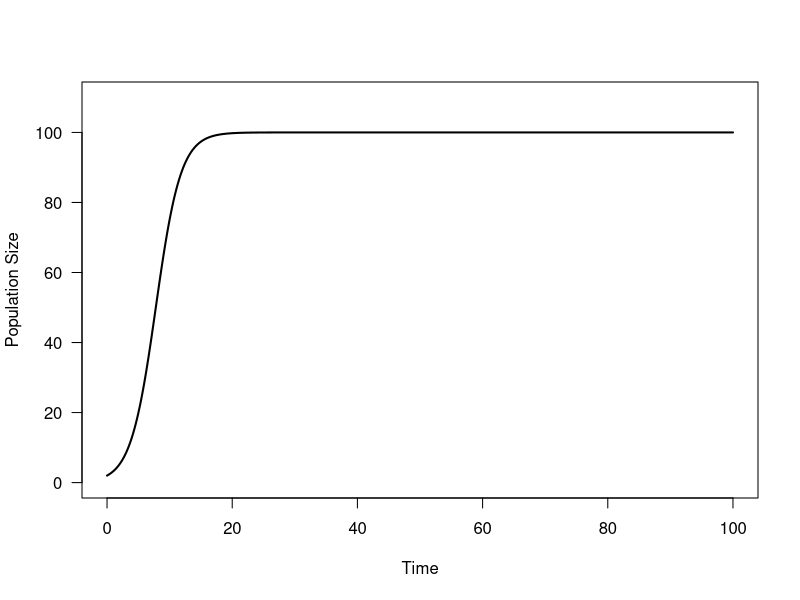
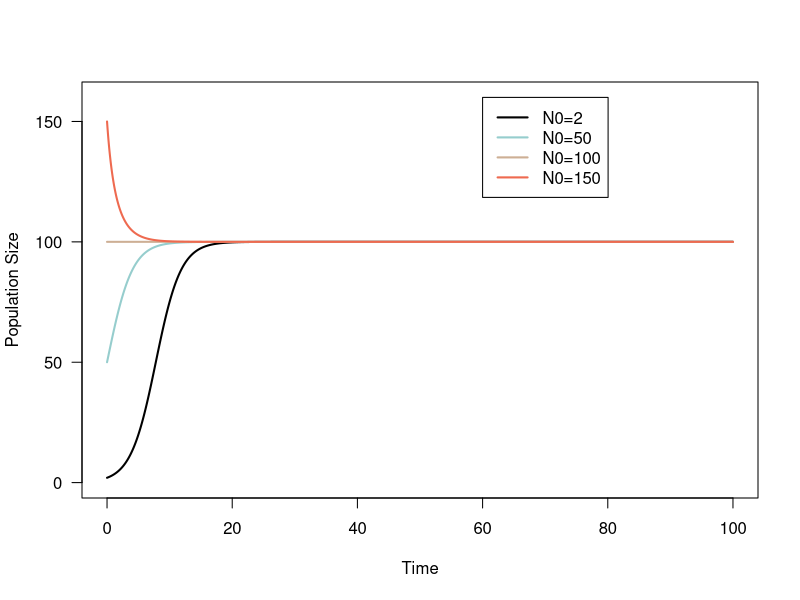
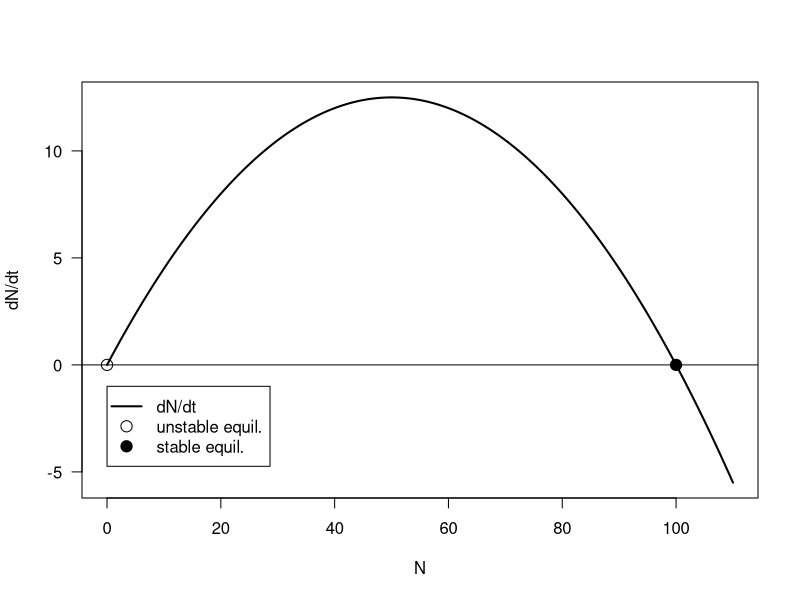
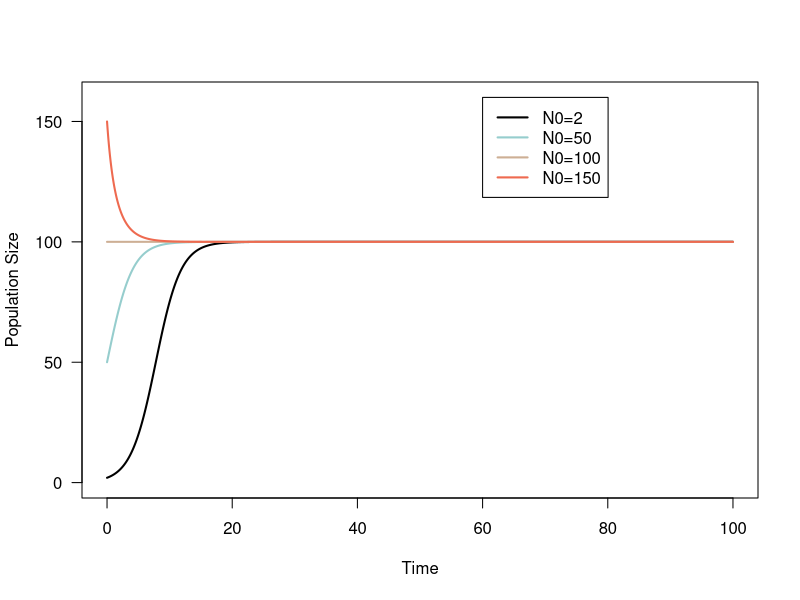
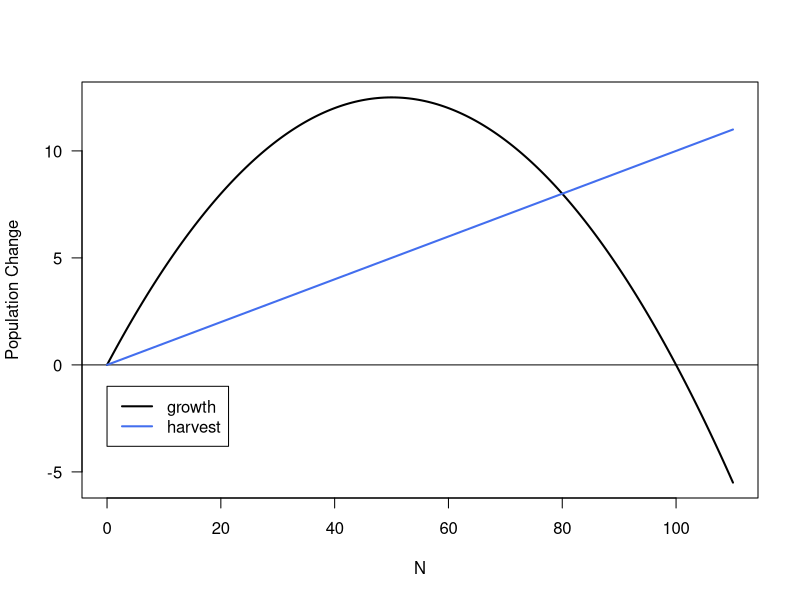
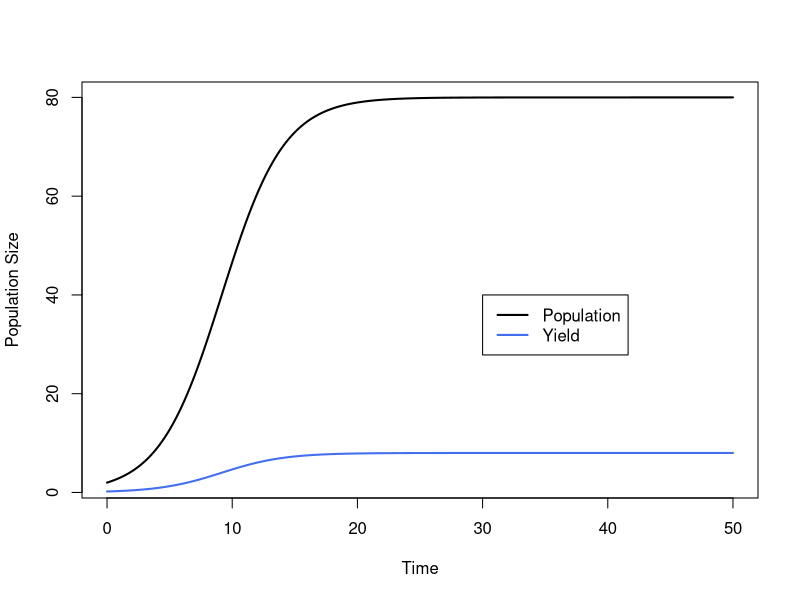
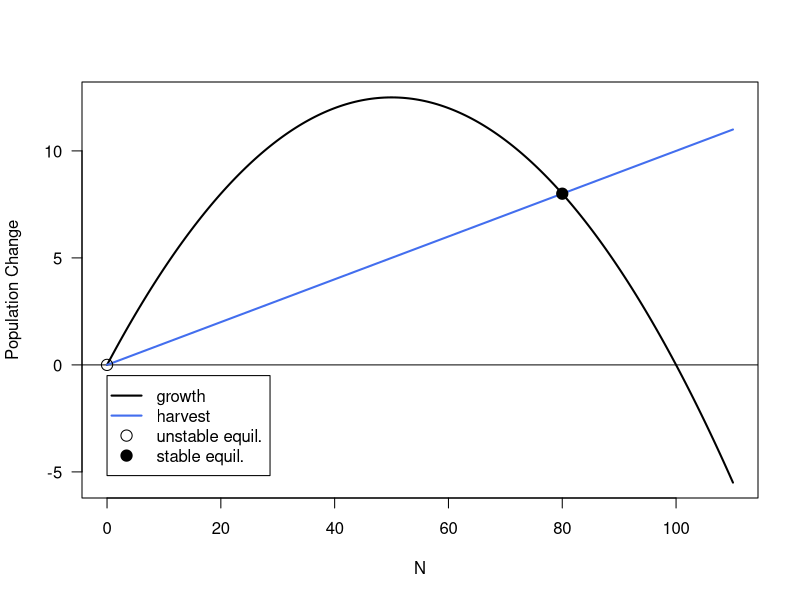
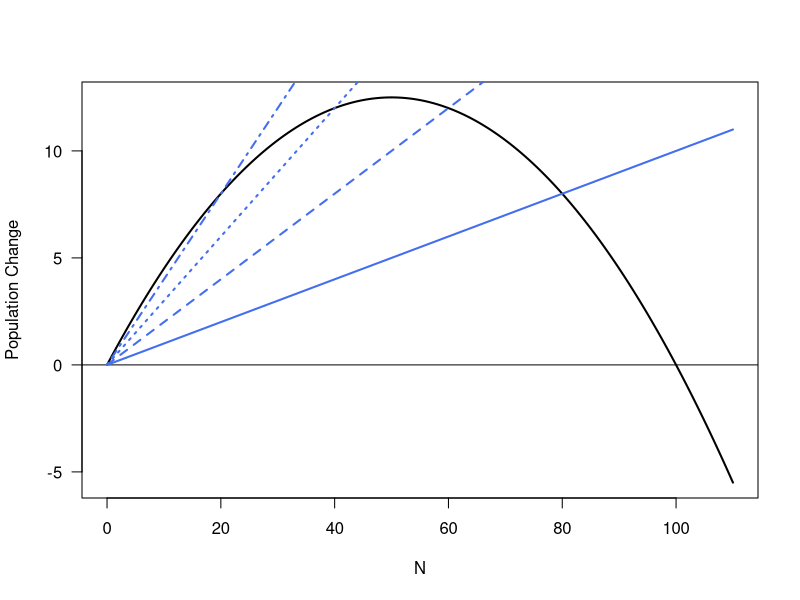

These charts were generated, in order, by the following R code:
## ---- chunk 1
##### Notes/Talking Points ####################################################
# Keep the code in this chunk, so the students can use it as a template throughout the lab. 
# Review how we can simulate logistic growth with the for() loop. Ask students to write out what each line means from the initial conditions to the for() loop for review. 
# Write out the for() loop on the board and calculate the first few values together as a class to review what the for loop is actually doing. 

# HVM: I changed the timeseries to run from 0 to 100 (previously 0-50). This should help prevent the issue we were having before in the "alternative states" part of the lab where the solutions weren't quite getting to equilibrium.
##### Notes/Talking Points ####################################################

# Imagine a population that grows logistically. We'll assign parameters:

r <- 0.5 # Growth rate
K <- 100 # Carrying capacity

# Let's simulate that population's growth, recalling that dN/dt = r*N*(1-N/K)  
N0 <- 2 # initial population size
tset <- seq(from = 0, to = 100, length.out = 20000) # # vector of timepoints to simulate over
N.simu <- NaN * tset # holding vector for the output of the for() loop
N.simu[1] <- N0 # initial condition for population size

for(i in 2:length(tset)){
  dt <- tset[i]-tset[i-1]
  dNdt <- (r*N.simu[i-1]*(1-N.simu[i-1]/K))*dt
  N.simu[i] <- N.simu[i-1]+dNdt
}

plot(tset,N.simu,type='l',ylim=c(0,1.1*K),las=1,lwd=2,ylab='Population Size',xlab='Time') # Recall: The 'las' argument specifies the angle of the axis labels. The 'lwd' command specifies line width.
## ---- chunk 2
##### Notes/Talking Points ####################################################
# Keep code within this chunk. 
# Before coding, ask them what they would expect logistic models to look like at N0 = 50, 100, 150 from what we know about the carrying capacity of the population. Draw this on the board with their input. 
# Explain and run through the code together. 
# Review why these shapes make sense from what we know about carrying capacity. 
# Ask how they would change the code if they wanted to explore how varying r and K would affect their results.
# Review graphical parameters. 
##### Notes/Talking Points ####################################################

# How do our results change if we change the initial population size? Run additional simulations with N0 = 50, 100, 150, and overlay them on your timeseries plot. (Tip: Remember to save your simulations as different storage variables!)

N0.50 <- 50
N.simu.50 <- NaN*tset
N.simu.50[1] <- N0.50

N0.100 <- 100
N.simu.100 <- NaN*tset
N.simu.100[1] <- N0.100

N0.150 <- 150
N.simu.150 <- NaN*tset
N.simu.150[1] <- N0.150

# Tip: You can run these calculations simultaneously within your for loop, but be very careful to keep track of which variable is which!

for(i in 2:length(tset)){
  dt <- tset[i]-tset[i-1]
  dNdt.50 <- (r*N.simu.50[i-1]*(1-N.simu.50[i-1]/K))*dt
  N.simu.50[i] <- N.simu.50[i-1]+dNdt.50
  
  dNdt.100 <- (r*N.simu.100[i-1]*(1-N.simu.100[i-1]/K))*dt
  N.simu.100[i] <- N.simu.100[i-1]+dNdt.100
  
  dNdt.150 <- (r*N.simu.150[i-1]*(1-N.simu.150[i-1]/K))*dt
  N.simu.150[i] <- N.simu.150[i-1]+dNdt.150
}


# To overlay these on our original plot, we can use sequential 'line' commands. As in the last lab, the 'col' argument chooses a colour for each line.
# For a list of some colour selections available in R, consult the list: http://www.stat.columbia.edu/~tzheng/files/Rcolor.pdf
# The 'rgb()' function is also capable of specifying colours from three RGB arguments (and can also take a fourth input parameter specifying transparency), when you want to get really fancy.
# NB: When running this in R Markdown, unfortunately the chunk has to be run all at once (using the 'play' button, or by highlighting and executing simultaneously). Otherwise, the program "forgets" which plot it's on and gives an error when you try to add a line.

plot(tset,N.simu,type='l',ylim=c(0,1.6*K),las=1,lwd=2,ylab='Population Size',xlab='Time') # Make base plot. Note that we're going to increase the limits of the y-axis to allow us to see the other initial conditions.
lines(tset,N.simu.50,col='paleturquoise3',lwd=2)
lines(tset,N.simu.100,col='peachpuff3',lwd=2)
lines(tset,N.simu.150,col='coral2',lwd=2)

# It's getting hard to keep track of these lines! Let's add a legend
legend(x = max(tset)*.6, y = 1.6*K, legend = c('N0=2','N0=50','N0=100','N0=150'),lwd=2,col=c('black','paleturquoise3','peachpuff3','coral2'),horiz=FALSE)
# Some info on how we've set this up: 
#   x and y specify the coordinates of the upper left coordinate of the legend box
#   legend = c(...) contains the text that will go into the legend. There should be the same number of elements as there are lines on the plot.
#   lwd specifies line width
#   col = c(...) contains the colours to be used for each line, in the same order as the legend labels. There should be the same number of elements as there are lines on the plot (and names for the legend)
#   horiz is a logical (true/false) that specifies whether the legend will be orientated as a column of entries ('FALSE') or as a row ('TRUE')
## ---- chunk 3
##### Notes/Talking Points ####################################################
# Keep code in this chunk
# Transition to plotting dN/dt as a function of N (as opposed to N as a function of t) to understand how the rate change of a population depends on current population size.  
# To lead into code - Ask: If we want to know how dndt varies with N, what do we need to create a sequence of to iterate over? Why should we go past K? 
# Talk about why we don't need to use a for() loop (bc Nset is vectorized) and explain how the equation is working over the contents of the vector and loading the output into dNdt.log. 
# Review the resulting dndt vs. N graph and ask students which equilibrium is unstable vs. stable (and why). 
# Explain why the dndt vs N plot makes sense. For example, for a popn of 100 at K, what is dndt? Does this make sense with what we know about dndt when it reaches K? 
# Compare the dndt vs N plot with the N vs t plot when N < K and N > K (e.g., the N0 = 50 vs. N0 = 150 examples). How is population size changing over time? Does the timeseries agree with our dndt vs N plot? 
# Coding fun -- Show them differences in computation times between the vectorized and the for() loop option at the end of this chunk.  
##### Notes/Talking Points ####################################################

# We can also plot dN/dt as a function of N, akin to the plots you've been seeing in lecture that examine how a population's growth depends on its current size.

# First, let's generate a range of Ns for which we'd like to know the change in population size. A reasonable range would be from 0 to K, but let's go a bit past K so that we can see where dN/dt becomes negative
Nset <- seq(0,K*1.1,length.out = 200)

# We could calculate dN/dt using a for loop, but it's more efficient to use a vector operation (the reason that this works is that each entry of our dN/dt storage variable depends only on N, not on an adjacent value of dN/dt. We need to use a for loop for our temporal simulations because each value depends on the previous (t-1) value of the population size.)
dNdt.log <- r*Nset*(1-Nset/K)

# Let's check to make sure this plot makes sense
# Plot dN/dt vs N
plot(x = Nset, y = dNdt.log, type = 'l', las= 1, lwd=2, ylab='dN/dt',xlab='N')
abline(h=0,lwd=1) # let's add a line along the x-axis so that we can see sign changes in dN/dt more clearly
# We can also mark the equilibria (where dN/dt = 0) by adding points to this graph. We'll use filled points to indicate stable equilibria, and open points to indicate unstable ones
points(x = 0, y = 0, pch = 21, cex = 1.5) # 'pch' specifies the point shape; cex is a multiplier that specifies the point size
points (x = K, y = 0, pch = 21, cex = 1.5, bg = 'black') # 'bg' specifies the fill colour of the point
legend(x = 0, y = -1, legend = c('dN/dt','unstable equil.','stable equil.'),lwd=c(2,NaN,NaN),pch=c(NaN,21,21),pt.cex=1.5,pt.bg=c('white','white','black'))

# Plot Timeseries
plot(tset,N.simu,type='l',ylim=c(0,1.6*K),las=1,lwd=2,ylab='Population Size',xlab='Time'); lines(tset,N.simu.50,col='paleturquoise3',lwd=2); lines(tset,N.simu.100,col='peachpuff3',lwd=2); lines(tset,N.simu.150,col='coral2',lwd=2); legend(x = max(tset)*.6, y = 1.6*K, legend = c('N0=2','N0=50','N0=100','N0=150'),lwd=2,col=c('black','paleturquoise3','peachpuff3','coral2'),horiz=FALSE)
## ---- chunk 4
##### Notes/Talking Points ####################################################
# Keep code in this chunk
# Review the logistic model with our bioeconomic amendment for harvesting. 
# Review how we plot dndt vs N and Yield (q*E*N) - Ask: what equilibria are there? 
# Calculate equilibrium between 0 and K with algebraic solving of N* on the board by setting dn/dt to 0. Run through the algebra on the board after giving the students a moment to try it on paper. 
# Simulation: Explain that we are simulating our bioeconomic logistic growth function over a range of timesteps to see where dndt = 0 on a N vs t graph, given that Effort = 1 and q = 0.1. Have them write out the for loop in words behind each line. Talk them through each step of the for() loop on the board. 
# Walk through how we can plot Yield as a function of time by using the Y = qEN equation. Note that N.simu.E1 is vectorized (as is tset). 
# Compare algebraic solution to simulation solution. 
# Walk through calc for equilibrium yield, given our solution for N*.
# Ask them about the stability of the two equilibria and explain why they are unstable or stable. If qEN > rN(1-N/K) then dndt is negative, whereas if qEN < rN(1-N/K) then dndt is positive. Draw graph on the board. 
##### Notes/Talking Points ####################################################


# Part Two: Modeling harvest of a logistically growing population

# Let's employ the coding tools that we've learned (simulating and differentiating between population dynamics; finding and labeling equilibria) to consider what would happen if we harvested this population.

# Our model is:

# dN/dt = r*N*(1-N/K) - q*E*N

# where q is the catchability coefficient and E is the fishing effort 

# We'll use the same values of r = 0.5 and K = 100 as before, and set
q <- 0.1

# First, plot the rate of population change as a function of population size (note that we must be careful of our y-axis labels now because dN/dt has two components: the biology of logistic growth, and the economics of harvest)
# Let's first plot the biology in black and the economics in blue
plot(x = Nset, y = dNdt.log, type = 'l', las= 1, lwd=2, ylab='Population Change',xlab='N'); abline(h=0,lwd=1); 

# For now, let's set effort at 1
E <- 1
lines(x = Nset, y = q*E*Nset, col= 'royalblue2',lwd=2)
legend(x = 0, y = -1, legend = c('growth','harvest'),lwd=c(2,2),col=c('black','royalblue2'))


# We'd now like to find the equilibria (the intersections of the black and blue lines). One (unstable) is at N = 0. The other is somewhere between 0 and K.

# There are two ways to find this equilibrium:
# First way -- algebraically, by solving dN/dt = 0
Nstar <- K*(1-q*E/r)  # Check this with pen (or pencil) and paper!

# Second way -- by simulation, using a for loop to see where the population arrives at
tset <- seq(from = 0, to = 50, length.out = 10000)
N.simu.E1 <- NaN*tset
N.simu.E1[1] <- N0;

for(i in 2:length(tset)){
  dt <- tset[i]-tset[i-1]
  dNdt.E1 <- (r*N.simu.E1[i-1]*(1-N.simu.E1[i-1]/K)-q*E*N.simu.E1[i-1])*dt
  N.simu.E1[i] <- N.simu.E1[i-1]+dNdt.E1
}

plot(x = tset, y = N.simu.E1, type = 'l', lwd = 2, ylab = 'Population Size', xlab = 'Time')

# Curious about what yield has been over this time? You can calculate it by recalling that Y = q*E*N
lines( x = tset, y = N.simu.E1*E*q, type = 'l', lwd=2, col='royalblue2')
legend(x = max(tset)*.6, y = max(N.simu.E1)*.5, legend = c('Population','Yield'),lwd=c(2,2),col=c('black','royalblue2'))


# Let's compare
Nstar # our algebraic solution
N.simu.E1[length(tset)] # the end population size of our simulation


# Now that we have confidence in our equilibrium population size, we can calculate the equilibrium yield
Ystar <- q*Nstar*E  # Recall: Y = q*E*N
Ystar

# As a final check, we can add this point to our plot and make sure it falls on the intersection of the blue and black lines
plot(x = Nset, y = dNdt.log, type = 'l', las= 1, lwd=2, ylab='Population Change',xlab='N'); abline(h=0,lwd=1)
lines(x = Nset, y = q*E*Nset, col= 'royalblue2',lwd=2)
points(x = 0, y = 0, pch = 21, cex = 1.5)
points(y = Ystar, x= Nstar, pch = 21, cex = 1.5, bg = 'black')
legend(x = 0, y = -0.5, legend = c('growth','harvest','unstable equil.','stable equil.'),lwd=c(2,2,NaN,NaN),pch=c(NaN,NaN,21,21),pt.cex=1.5,pt.bg=c('white','white','white','black'),col=c('black','royalblue2','black','black'))
## ---- chunk 5
##### Notes/Talking Points ####################################################
# Some code has been removed w/ instructions added. 
# How can we examine how effort changes yield? Ask them what their intuition is before we start coding. How does increasing E change the q*E*N? How does that change N* relative to K? How does that change yield at equilibrium? Draw this on the board. 
# Have them use variable assignment to set various Effort levels and overlay them on our dndt vs N plot.
# Discussion about the effect increasing E on N* and yield at equilibrium and what happens when E < 1. 
# Have them take a crack at setting a range of effort values (Eset). Review through the calc of E = r/q given that you are at equilibrium (set dndt = 0) and N = 0. 
# Have them calculate equilibrium population size and yield at equilibrium and save their answers with variable assignment. 
##### Notes/Talking Points ####################################################


# Part Three: Examining how effort changes yield

# We now know that for a fishing effort E = 1, we are catching 8 fish (yield) at equilibrium. But could we do better?
# Let's alter E and see how it affects yield
# Set Effort to 2 and name this value E.2 with variable assignment 
E.2 <- 2 # **REMOVE**

# Plot yield (q*E*N)
plot(x = Nset, y = dNdt.log, type = 'l', las= 1, lwd=2, ylab='Population Change',xlab='N'); abline(h=0,lwd=1)
lines(x = Nset, y = q*E*Nset, col= 'royalblue2',lwd=2)
lines(x = Nset, y = q*E.2*Nset, col= 'royalblue2',lwd=2,lty=2) #lty changes the line type. 2 = dashed  # **REMOVE**

# Set Effort to 3 and name this value E.3 with variable assignment 
E.3 <- 3
lines(x = Nset, y = q*E.3*Nset, col= 'royalblue2',lwd=2,lty=3) 
# Set Effort to 4 and name this value E.4 with variable assignment 
E.4 <- 4
lines(x = Nset, y = q*E.4*Nset, col= 'royalblue2',lwd=2,lty=4) 

# What have you observed about increasing E? What would happen if you decreased E below 1?


# Create a graph of yield (on the y-axis) as a function of effort (on the x-axis).
#  First, choose a range of E values. A natural choice for lower bound is 0, but what about the upper bound? You can use your explorations above for inspiration. Also think about what we learned in class about E = r/q...
Eset <- seq(0,10,length.out = 200)

# Then, find the associated equilibrium population sizes
Nstar.set <- K*(1-q*Eset/r)

# Next, calculate the corresponding yields
Yield.set <- q*Eset*Nstar.set

# Finally, plot the results
plot(x = Eset, y = Yield.set, lwd=2, type='l',ylab='Yield',xlab='Effort')
abline(h=0)
## ---- chunk 6
##### Notes/Talking Points ####################################################
# Some code removed w/ instructions added. 
# Have them take a moment to prove N_MSY = K/2, E_MSY = r/(2*q), and Y_MSY = r*K/4 on paper. 
# Run through the derivation for these on the board. 
# Talk about what the for loop is doing -- When Yield (Yield.set) is at its maximum, set that value of Effort as our estimate of E_MSY. Refer back to the Yield vs. Effort graph for to show this. Then, we can estimate N_MSY given our algebraic solution for N* when dndt = rN(1-N/K) - qEN is at equilibrium (i.e., when dndt = 0). Our estimate of Y_MSY is simply the max of our yields across our range of Effort values. 
# Compare our exact solutions to our estimated. Ask them what changing the length of the Eset vector does and ask them to do change it. Why do smaller E intervals get you closer to the exact solution? 
##### Notes/Talking Points ####################################################

# Part Four: Calculating MSY
# As managers of this population, we might like to achieve maximum sustainable yield. We can see from our previous graph that there is a maximum, and we can estimate from this graph the effort level where it might fall. But let's be a bit more precise.
# There are three ways we could calculate MSY: (1) use the calculus/algebra approach we learned in lecture, (2) estimate it from our graph, or (3) guess and check. The third option would be quite time-consuming (even if we wrote an algorithm to do it for us), so we'll focus on the first two options.

#  Option 1: Calculus-based approach. On pen and paper, prove that N_MSY = K/2, E_MSY = r/(2*q), and Y_MSY = r*K/4. Calculate their exact values for our set of parameters below
N_MSY <- K/2
E_MSY <- r/q/2
Y_MSY <- r*K/4


#  Option 2: Estimate it from your graph of yield vs. effort
#    First, find the effort value that produced the maximum yield
for(i in 1:length(Eset)){
  if(Yield.set[i]==max(Yield.set)){
    E_MSY_est <- Eset[i]
  }
}
N_MSY_est <-  K*(1-q*E_MSY_est/r)
Y_MSY_est <- max(Yield.set)

#  Compare:
N_MSY
N_MSY_est

E_MSY
E_MSY_est

Y_MSY
Y_MSY_est


# How close were your two results? How might changing the length of the Eset vector alter the accuracy of your numerical (R-based) estimation?
## ---- chunk 7
##### Notes/Talking Points ####################################################
# A couple lines of code removed - Y_MSY.over and E_MSY.over variables
# why doesn't a logistic always work? Review overcompensation -  what does this graph look like relative to a 'usual' logistic? ask them what it looks like before we start coding. whas the biology?
# Run through the code for overcompensating recruitment relative to our logistic function. 
# Ask them how overcompensating recruitment would look on a N vs. t graph relative to a usual logistic. Run through the code.
# Discuss Q: equilibria do not differ bc K is = for both popns, but time to equilibria does, bc a higher per capita fecundity at small popn sizes accelerates the rate at which you reach K. 
# Run through for loop for determining max yield from dNdt.over, and thus being able to determine N_MSY.over from that maximum (refer to the graph). Then run through calc to calculate E_MSY.over. 
# Let them take a crack at the simulation to estimate equilibrium. Explain how they can make a simulation to estimate equilibrium. Discuss whether or not equilibrium is stable. Explain why: dndt is + or - dependening on qEN relative to rN(1-N/K) and show this on the graph. 
# Simulation answer
#tset <- seq(from = 0, to = 50, length.out = 10000)
#N.simu.over <- NaN*tset
#N.simu.over[1] <- N0;

#for(i in 2:length(tset)){
  #dt <- tset[i]-tset[i-1]
  #dNdt.over <- (r*N.simu.over[i-1]*(1-N.simu.over[i-1]/K)*(2-N.simu.over[i-1]/K)-q*E_MSY.over*N.simu.over[i-1])*dt
  #N.simu.over[i] <- N.simu.over[i-1]+dNdt.over
#}

#compare
#N.simu.over[length(tset)]
#N_MSY.over

#plot(x = tset, y = N.simu.over, type = 'l', lwd = 2, ylab = 'Population Size', xlab = 'Time')
##### Notes/Talking Points ####################################################

# Part Five: Harvesting a stock with overcompensating recruitment
# Not all populations follow the logistic equation (for a number of reasons). 
# One commonly reported difference for fisheries is that populations may "overcompensate." What this means is that when the population is small, it may grow faster than you would expect based on strict logistic growth. Biologically, this could result from a population with a high per-capita fecundity, such that very few adults could produce a very large number of offspring in the next timestep.
# A convenient way to mimic this phenomenon with a mathematical model is to use the formulation:

# dN/dt = r*N*(1-N/K)*(2-N/K)

# The additional multiplier term has the effect of increasing the growth rate when the population is small (N << K).

# This is easiest to see visually:
dNdt.over <- r*Nset*(1-Nset/K)*(2-Nset/K)
plot(x = Nset, y = dNdt.over, type = 'l',lwd= 2, las = 1, ylab='dN/dt', xlab = 'N')
abline(h=0)

#Let's also plot our logistic function for comparison
lines(x = Nset, y = dNdt.log, lwd=2,lty=3)


# We can also compare how two populations, which start at the same population size, would grow differently over time depending on which function applied to them
tset <- seq(from = 0, to = 100, length.out = 20000)
N.over <- NaN*tset
N.over[1] <- N0;

for(i in 2:length(tset)){
  dt <- tset[i]-tset[i-1]
  dNdt <- (r*N.over[i-1]*(1-N.over[i-1]/K)*(2-N.over[i-1]/K))*dt
  N.over[i] <- N.over[i-1]+dNdt
}

plot(x = tset, y = N.over, las=1,lwd=2,type='l',ylab='Population Size',xlab='Time')
lines(x = tset, y = N.simu, lwd=2, lty=3)
legend(x = max(tset)*.6,y=K*.5, legend = c('Overcomp.','Logistic'),lwd=2,lty=c(1,3))

# Do the equilibria differ? What about the time to get to the equilibrium value? Why do you think this is the case?


# What are N_MSY, E_MSY, and Y_MSY for this overcompensating population?

# First, determine the maximum yield, and the population size at which it occurs.
Y_MSY.over <- max(dNdt.over)
for(i in 1:length(Nset)){
  if(dNdt.over[i]==Y_MSY.over){
    N_MSY.over <- Nset[i]
  }
}

# We can now calculate effort (recall that Y = qEN)
E_MSY.over <- Y_MSY.over/q/N_MSY.over

E_MSY.over
Y_MSY.over
N_MSY.over

#  Check your results: make a graph of population change due to biology (black line) and economics (blue line)
plot(x = Nset, y = dNdt.over, type = 'l',lwd= 2, las = 1, ylab='Change in Population', xlab = 'N')
abline(h=0)
lines(x = Nset, y = q*E_MSY.over*Nset,lwd=2,col='royalblue2')
points(x = 0, y = 0, pch = 21, cex = 1.5)
points(x = N_MSY.over, y = Y_MSY.over, pch = 21, bg= 'black', cex = 1.5)
legend(x = K*.6, y =Y_MSY.over, legend = c('growth','harvest','unstable equil.','stable equil.'),lwd=c(2,2,NaN,NaN),pch=c(NaN,NaN,21,21),pt.cex=1.5,pt.bg=c('white','white','white','black'),col=c('black','royalblue2','black','black'))


# Use a simulation to make sure that your equilibrium point is accurate. Is it stable?
tset <- seq(from = 0, to = 100, length.out = 20000) 
N.simu.over <- NaN*tset
N.simu.over[1] <- N0

for(i in 2:length(tset)){
  dt <- tset[i]-tset[i-1]
  dNdt.over <- (r*N.simu.over[i-1]*(1-N.simu.over[i-1]/K)*(2-N.simu.over[i-1]/K)-q*E_MSY.over*N.simu.over[i-1])*dt
  N.simu.over[i] <- N.simu.over[i-1]+dNdt.over
}

plot(x = tset, y = N.simu.over, type = 'l', lwd = 2, ylab = 'Population Size', xlab = 'Time')

#compare
N.simu.over[length(tset)]
N_MSY.over
## ---- chunk 8
##### Notes/Talking Points ####################################################
# Ask students what depensation is relative to the logistic - what does it look like? 
# Walk through logistic equation with Allee parameter
# Run code to plot logisitic vs depensating popns
# simulation answer -- 
#tset <- seq(from = 0, to = 100, length.out = 20000)
#N.simu.dep <- NaN*tset
#N0 = 2
#N0 = K
#N.simu.dep[1] <- N0;

#for(i in 2:length(tset)){
  #dt <- tset[i]-tset[i-1]
  #dNdt.depen <- (r*N.simu.dep[i-1]*(1-N.simu.dep[i-1]/K)*(N.simu.dep[i-1]/A)-q*E_MSY.dep*N.simu.dep[i-1])*dt
  #N.simu.dep[i] <- N.simu.dep[i-1]+dNdt.depen
#}

#compare
#N.simu.dep[length(tset)]
#N_MSY.dep

#plot(x = tset, y = N.simu.dep, type = 'l', lwd = 2, ylab = 'Population Size', xlab = 'Time')
# Have students estimate the tipping point (unstable equilibrium)
# Discuss the last simulation that shows initial conditions will dictate whether your population grows to N* or crashes. 
##### Notes/Talking Points ####################################################

# Part Six: Harvesting a stock with depensating recruitment ('Allee Effects')
# In some populations, we observe something called 'depensation,' which is the opposite of overcompensation. In such stocks, at low population sizes the population growth rate is slowed. 
# Such phenomena were first described by Warder Allee; hence they are sometimes called 'Allee Effects.'
# Allee effects may be strong or weak: If an Allee effect is strong, then a population has a threshold size below which it will go extinct. (A good example of this would be for sexual reproducers: unless there are individuals of both sexes, the population will die out.)
# Weak Allee effects occur when growth rates are still positive, but they are lower than would be expected in a logistically growing population.

# We can represent this mathematically by modifying the logistic equation:

# dN/dt = r*N*(1- N/K) * (N/A)

# The third term reduces the growth rate whenever N < A, but increases growth rate when N >A.
# A is the 'Allee' parameter, the threshold population size at which the population's growth rate starts to be reduced because the population is too small

# Let's set A = K/2.

A <- K/2 

# As above, it's useful to plot dN/dt and compare between logistic and depensating populations


dNdt.dep <- r*Nset*(1-Nset/K)*(Nset/A)
plot(x = Nset, y = dNdt.dep, type = 'l',lwd= 2, las = 1, ylab='dN/dt', xlab = 'N')
abline(h=0)

#Let's also plot our logistic function for comparison
lines(x = Nset, y = dNdt.log, lwd=2,lty=3)
legend(x = 0,y=-1, legend = c('Depensating','Logistic'),lwd=2,lty=c(1,3))


# We can also compare how two populations, which start at the same population size, would grow differently over time depending on which function applied to them

N.dep <- NaN*tset
N.dep[1] <- N0;

for(i in 2:length(tset)){
  dt <- tset[i]-tset[i-1]
  dNdt <- (r*N.over[i-1]*(1-N.dep[i-1]/K)*(N.dep[i-1]/A))*dt
  N.dep[i] <- N.dep[i-1]+dNdt
}

plot(x = tset, y = N.dep, las=1,lwd=2,type='l',ylab='Population Size',xlab='Time')
lines(x = tset, y = N.simu, lwd=2, lty=3)
legend(x = max(tset)*.6,y=K*.5, legend = c('Depensating','Logistic'),lwd=2,lty=c(1,3))

# Do the equilibria differ? What about the time to get to the equilibrium value? Why do you think this is the case?


# What are N_MSY, E_MSY, and Y_MSY for this depensating population?

# First, determine the maximum yield, and the population size at which it occurs. 
Y_MSY.dep <- max(dNdt.dep)
for(i in 1:length(Nset)){
  if(dNdt.dep[i]==Y_MSY.dep){
    N_MSY.dep <- Nset[i]
  }
}

# We can now calculate effort (recall that Y = qEN)
E_MSY.dep <- Y_MSY.dep/q/N_MSY.dep



#  Check your results: make a graph of population change due to biology (black line) and economics (blue line)
plot(x = Nset, y = dNdt.dep, type = 'l',lwd= 2, las = 1, ylab='Change in Population', xlab = 'N')
abline(h=0)
lines(x = Nset, y = q*E_MSY.dep*Nset,lwd=2,col='royalblue2')
points(x = 0, y = 0, pch = 21, cex = 1.5, bg = 'black')
points(x = N_MSY.dep, y = Y_MSY.dep, pch = 21, bg= 'black', cex = 1.5)
legend(x = 0, y =-1, legend = c('growth','harvest','unstable equil.','stable equil.'),lwd=c(2,2,NaN,NaN),pch=c(NaN,NaN,21,21),pt.cex=1.5,pt.bg=c('white','white','white','black'),col=c('black','royalblue2','black','black'))

# You'll notice we don't have our unstable equilibrium labeled. How can we calculate the solution for the unstable equilibrium?

N_star_unstable <- ((-r/A) + (sqrt((r^2/A^2) - ((4*r*q*E_MSY.dep)/(K*A)))) ) / ((-2*r) / (K*A))

Y.unstable.dep <- q * E_MSY.dep * N_star_unstable

plot(x = Nset, y = dNdt.dep, type = 'l',lwd= 2, las = 1, ylab='Change in Population', xlab = 'N')
abline(h=0)
lines(x = Nset, y = q*E_MSY.dep*Nset,lwd=2,col='royalblue2')
points(x = 0, y = 0, pch = 21, cex = 1.5, bg = 'black')
points(x = N_MSY.dep, y = Y_MSY.dep, pch = 21, bg= 'black', cex = 1.5)
points(x = N_star_unstable, y = Y.unstable.dep, pch = 21, bg= 'white', cex = 1.5)
legend(x = 0, y =-1, legend = c('growth','harvest','unstable equil.','stable equil.'),lwd=c(2,2,NaN,NaN),pch=c(NaN,NaN,21,21),pt.cex=1.5,pt.bg=c('white','white','white','black'),col=c('black','royalblue2','black','black'))

# What's different about this graph? Hint: Look at the intersections between the blue and black lines.


# Use a simulation to make sure that your equilibrium point is accurate. Is it stable? What if you start at N0 = K? N0 = 2? Hint: Make sure your simulation times are sufficiently long. In your timeseries plots, you should see the solution stabilize (i.e., turn into a horizontal line by the end of the timeseries)
# simulation answer -- 
tset <- seq(from = 0, to = 100, length.out = 20000)
N.simu.dep <- NaN*tset
N0.K = K
N0.2 = 2
N0.un.lower = N_star_unstable - .1
N0.un = N_star_unstable
N0.un.higher = N_star_unstable + .1
N.simu.dep[1] <- N0.K; ### CHANGE N0 HERE!

for(i in 2:length(tset)){
  dt <- tset[i]-tset[i-1]
  dNdt.depen <- (r*N.simu.dep[i-1]*(1-N.simu.dep[i-1]/K)*(N.simu.dep[i-1]/A)-q*E_MSY.dep*N.simu.dep[i-1])*dt
  N.simu.dep[i] <- N.simu.dep[i-1]+dNdt.depen
}

# Print the end of the simulation
N.simu.dep[length(tset)]

plot(x = tset, y = N.simu.dep, type = 'l', lwd = 2, ylab = 'Population Size', xlab = 'Time')
# Have students estimate the tipping point (unstable equilibrium)
# Discuss the last simulation that shows initial conditions will dictate whether your population grows to N* or crashes. 

# Your results should suggest that this population has a 'tipping point': If the population is above the threshold, it will grow to N*, but if the population is below the threshold, it will crash to zero. In ecology, we refer to systems like this as having "alternative stable states."

# Estimate the value of this tipping point. Hint: Pay attention to the extra intersection between the blue and black lines in the change in population graph.


# Make a timeseries plot (N vs. time) for multiple simulated populations, showing the system's dependence on initial conditions (N0).
N0.low <- 33
N0.high <- 34

N.simu.dep <- NaN*tset;
N.simu.dep.low <- NaN*tset
N.simu.dep.high <- NaN*tset
N.simu.dep.100 <- NaN*tset

N.simu.dep[1] <- N0
N.simu.dep.low[1] <- N0.low
N.simu.dep.high[1] <- N0.high
N.simu.dep.100[1] <- N0.100

for(i in 2:length(tset)){
  deltat <- tset[i]-tset[i-1]
  deltaN <- (r*N.simu.dep[i-1]*(1-N.simu.dep[i-1]/K)*(N.simu.dep[i-1]/A)-q*E_MSY.dep*N.simu.dep[i-1])*deltat
  N.simu.dep[i] <- N.simu.dep[i-1]+deltaN
  
  deltaN <- (r*N.simu.dep.low[i-1]*(1-N.simu.dep.low[i-1]/K)*(N.simu.dep.low[i-1]/A)-q*E_MSY.dep*N.simu.dep.low[i-1])*deltat
  N.simu.dep.low[i] <- N.simu.dep.low[i-1]+deltaN
  
  deltaN <- (r*N.simu.dep.high[i-1]*(1-N.simu.dep.high[i-1]/K)*(N.simu.dep.high[i-1]/A)-q*E_MSY.dep*N.simu.dep.high[i-1])*deltat
  N.simu.dep.high[i] <- N.simu.dep.high[i-1]+deltaN
  
  deltaN <- (r*N.simu.dep.100[i-1]*(1-N.simu.dep.100[i-1]/K)*(N.simu.dep.100[i-1]/A)-q*E_MSY.dep*N.simu.dep.100[i-1])*deltat
  N.simu.dep.100[i] <- N.simu.dep.100[i-1]+deltaN
}

plot(tset,N.simu.dep,type='l',ylim=c(0,K),las=1,lwd=2,ylab='Population Size',xlab='Time') # Make base plot. Note that we're going to increase the limits of the y-axis to allow us to see the other initial conditions.
lines(tset,N.simu.dep.low,col='paleturquoise3',lwd=2)
lines(tset,N.simu.dep.high,col='peachpuff3',lwd=2)
lines(tset,N.simu.dep.100,col='coral2',lwd=2)
legend(x = max(tset)*.6, y = K, legend = c('N0=2','N0=33','N0=34','N0=100'),lwd=2,col=c('black','paleturquoise3','peachpuff3','coral2'),horiz=FALSE)
## ---- chunk 9
# The code for this answer key is able to run independently of the lab exercise (i.e., you do not need to re-run code from the original lab document). 

# Set our parameters:
r <- 0.5
K <- 100
q <- 0.1
A <- K/2 
N0 <- 2
## ---- chunk 10
#  i. Show your plot for population change vs. N (black line = biology, blue line = harvest) for a stock that grows logistically and is being managed to give its maximum sustainable yield. Remember: label your axes, and show legends!

Nset <- seq(0,K*1.1,length.out = 200)

dNdt.log <- r*Nset*(1-Nset/K)

N_MSY <- K/2
E_MSY <- r/q/2
Y_MSY <- r*K/4

plot(x = Nset, y = dNdt.log, type = 'l', las= 1, lwd=2, ylab='Change in Population',xlab='N',main="Logistic Growth")
abline(h=0,lwd=1)
lines(x = Nset, y = q*E_MSY*Nset, col= 'royalblue2',lwd=2)
points(x = 0, y = 0, pch = 21, cex = 1.5)
points(x = N_MSY, y = Y_MSY, pch = 21, cex = 1.5, bg = 'black')
legend(x = 5, y = 1, legend = c('growth','harvest','unstable equil.','stable equil.'),lwd=c(2,2,NaN,NaN),pch=c(NaN,NaN,21,21),pt.cex=1.5,pt.bg=c('white','white','white','black'),col=c('black','royalblue2','black','black'))

# /1 point for logistic growth line
# /1 point for harvest line at MSY
# /1 point for stable/unstable equilibria
# /1 point for legend
# /1 axes (popn change vs. N)
# = /5 points total
## ---- chunk 11
#  ii. What are N_MSY, E_MSY, and Y_MSY for this stock?

N_MSY <- K/2
E_MSY <- r/q/2
Y_MSY <- r*K/4

N_MSY
E_MSY
Y_MSY

# /1 for N_MSY
# /1 for E_MSY
# /1 for Y_MSY
# = /3 points total
## ---- chunk 12
#  i. Show your plot for population change vs. N for a stock that exhibits overcompensation being harvested at MSY.

dNdt.over <- r*Nset*(1-Nset/K)*(2-Nset/K)

Y_MSY.over <- max(dNdt.over)
for(i in 1:length(Nset)){
  if(dNdt.over[i]==Y_MSY.over){
    N_MSY.over <- Nset[i]
  }
}
E_MSY.over <- Y_MSY.over/q/N_MSY.over

plot(x = Nset, y = dNdt.over, type = 'l',lwd= 2, las = 1, ylab='Change in Population', xlab = 'N', main = "Overcompensating Stock Harvested at MSY")
abline(h=0)
lines(x = Nset, y = q*E_MSY.over*Nset,lwd=2,col='royalblue2')
points(x = 0, y = 0, pch = 21, cex = 1.5)
points(x = N_MSY.over, y = Y_MSY.over, pch = 21, bg= 'black', cex = 1.5)
legend(x = K*.8, y =Y_MSY.over, legend = c('growth','harvest','unstable equil.','stable equil.'),lwd=c(2,2,NaN,NaN),pch=c(NaN,NaN,21,21),pt.cex=1.5,pt.bg=c('white','white','white','black'),col=c('black','royalblue2','black','black'))

# /1 point for overcompensating stock line
# /1 point for harvest line at MSY
# /1 point for stable/unstable equilibria
# /1 point for legend
# /1 axes (popn change vs. N)
# = /5 points total
## ---- chunk 13
#  ii. What are N_MSY, E_MSY, and Y_MSY for this stock?

# First, determine the maximum yield, and the population size at which it occurs.
Y_MSY.over <- max(dNdt.over)
for(i in 1:length(Nset)){
  if(dNdt.over[i]==Y_MSY.over){
    N_MSY.over <- Nset[i]
  }
}

# We can now calculate effort (recall that Y = qEN)
E_MSY.over <- Y_MSY.over/q/N_MSY.over

N_MSY.over 
E_MSY.over 
Y_MSY.over 

# /1 for N_MSY.over
# /1 for E_MSY.over
# /1 for Y_MSY.over
# = /3 points total
## ---- chunk 14
#  i. Show your plot for population change vs. N at MSY

dNdt.dep <- r*Nset*(1-Nset/K)*(Nset/A)

# find Y_MSY, E_MSY_
Y_MSY.dep <- max(dNdt.dep)
for(i in 1:length(Nset)){
  if(dNdt.dep[i]==Y_MSY.dep){
    N_MSY.dep <- Nset[i]
  }
}
E_MSY.dep <- Y_MSY.dep/q/N_MSY.dep

# algebraic solution to find unstable equilibrium [not required for full credit]
Nstar.dep.unstable <- (K*r - sqrt(K*r*(K*r - 4*A*E_MSY.dep*q)))/(2*r)
Ystar.dep.unstable <- q*E_MSY.dep*Nstar.dep.unstable

plot(x = Nset, y = dNdt.dep, type = 'l',lwd= 2, las = 1, ylab='Change in Population', xlab = 'N', main = "Depensating Stock Harvested at MSY")
abline(h=0)
lines(x = Nset, y = q*E_MSY.dep*Nset,lwd=2,col='royalblue2')
points(x = 0, y = 0, pch = 21, cex = 1.5, bg = 'black')
points(x = Nstar.dep.unstable, y = Ystar.dep.unstable, pch = 21, cex = 1.5) 
points(x = N_MSY.dep, y = Y_MSY.dep, pch = 21, bg= 'black', cex = 1.5)
legend(x = 0, y =-1, legend = c('growth','harvest','unstable equil.','stable equil.'),lwd=c(2,2,NaN,NaN),pch=c(NaN,NaN,21,21),pt.cex=1.5,pt.bg=c('white','white','white','black'),col=c('black','royalblue2','black','black'))

# /1 point for depensating stock line
# /1 point for harvest line at MSY
# /1 point for stable equilibrium
# /1 unstable equilibrium
# /1 point for legend
# /1 axes (popn change vs. N)
# = /5 points total
## ---- chunk 15
#  ii. What are N_MSY, E_MSY, and Y_MSY for this stock?

# First, determine the maximum yield, and the population size at which it occurs. 
Y_MSY.dep <- max(dNdt.dep)

# Determine the corresponding 
for(i in 1:length(Nset)){
  if(dNdt.dep[i]==Y_MSY.dep){
    N_MSY.dep <- Nset[i]
  }
}

# We can now calculate effort (recall that Y = qEN)
E_MSY.dep <- Y_MSY.dep/q/N_MSY.dep

N_MSY.dep 
E_MSY.dep 
Y_MSY.dep 

# /1 for N_MSY.dep
# /1 for E_MSY.dep
# /1 for Y_MSY.dep
# = /3 points total
## ---- chunk 16
#  iii. At what population size does this model exhibit a 'tipping point'? What are the two alternative states it might exhibit?

# algebraic solution to find unstable equilibrium [not required for full credit]
Nstar.dep.unstable <- (K*r - sqrt(K*r*(K*r - 4*A*E_MSY.dep*q)))/(2*r)
Ystar.dep.unstable <- q*E_MSY.dep*Nstar.dep.unstable

# Algebraic solution: 
Nstar.dep.unstable

# Graph estimation:
# Between a population size of 33 and 34. 

# The two alternative stable states are population change at N*=0 and N*=MSY.  

# /1 point for 'tipping point' population size
# /1 point first alternative state
# /1 point for second alternative state 
# = /3 points total 
## ---- chunk 17
#  iv. Provide a graph of population trajectories (using different initial population sizes) that illustrates this tipping point. Hint: Your graph should have multiple population trajectories on it, and you will need a legend that indicates the N0 values corresponding to each.

# Make a timeseries plot (N vs. time) for multiple simulated populations, showing the system's dependence on initial conditions (N0).
tset <- seq(from = 0, to = 100, length.out = 20000)

N0.low <- 33
N0.high <- 34
N0.100 <- 100

N.simu.dep <- NaN*tset;
N.simu.dep.low <- NaN*tset
N.simu.dep.high <- NaN*tset
N.simu.dep.100 <- NaN*tset

N.simu.dep[1] <- N0
N.simu.dep.low[1] <- N0.low
N.simu.dep.high[1] <- N0.high
N.simu.dep.100[1] <- N0.100

for(i in 2:length(tset)){
  deltat <- tset[i]-tset[i-1]
  deltaN <- (r*N.simu.dep[i-1]*(1-N.simu.dep[i-1]/K)*(N.simu.dep[i-1]/A)-q*E_MSY.dep*N.simu.dep[i-1])*deltat
  N.simu.dep[i] <- N.simu.dep[i-1]+deltaN
  
  deltaN <- (r*N.simu.dep.low[i-1]*(1-N.simu.dep.low[i-1]/K)*(N.simu.dep.low[i-1]/A)-q*E_MSY.dep*N.simu.dep.low[i-1])*deltat
  N.simu.dep.low[i] <- N.simu.dep.low[i-1]+deltaN
  
  deltaN <- (r*N.simu.dep.high[i-1]*(1-N.simu.dep.high[i-1]/K)*(N.simu.dep.high[i-1]/A)-q*E_MSY.dep*N.simu.dep.high[i-1])*deltat
  N.simu.dep.high[i] <- N.simu.dep.high[i-1]+deltaN
  
  deltaN <- (r*N.simu.dep.100[i-1]*(1-N.simu.dep.100[i-1]/K)*(N.simu.dep.100[i-1]/A)-q*E_MSY.dep*N.simu.dep.100[i-1])*deltat
  N.simu.dep.100[i] <- N.simu.dep.100[i-1]+deltaN
}

plot(tset,N.simu.dep,type='l',ylim=c(0,K),las=1,lwd=2,ylab='Population Size',xlab='Time') # Make base plot. Note that we're going to increase the limits of the y-axis to allow us to see the other initial conditions.
lines(tset,N.simu.dep.low,col='paleturquoise3',lwd=2)
lines(tset,N.simu.dep.high,col='peachpuff3',lwd=2)
lines(tset,N.simu.dep.100,col='coral2',lwd=2)
legend(x = max(tset)*.6, y = K, legend = c('N0=2','N0=33','N0=34','N0=100'),lwd=2,col=c('black','paleturquoise3','peachpuff3','coral2'),horiz=FALSE)

# /1 point for population trajectory above unstable equilibrium
# /1 point for population trajectory below unstable equilibrium
# /1 point for legend
# /1 point for axes (N vs t)
# = /4 points total
## ---- chunk 18
#  v. If you were a manager of this stock, what would you be worried about? How might you try to avoid that problem?

# = /2 points total
## ---- chunk 19
# Consider a fishery whose population grows logistically and which is next to a marine reserve. No fishing is allowed in this marine reserve, so it contains a large, healthy population of fish. Some of this population spills over into the fished area at a rate of 'M' fish per unit of time.
# We can represent this mathematically as:
# dN/dt = r*N*(1-N/K) - q*E*N + M
# Let's continue to use the parameters r = 0.5 and K = 100. Let's further set M = 10.

#  i. Plot the 'biology' and the 'economics' as a function of population size. That is, make a plot with N on the x-axis and two lines, one representing the subsidized logistic growth (r*N*(1-N/K) + M), and one representing harvest (q*E*N). For the economics, choose E = E_MSY from your logistic analysis in the first part of this lab.

M <- 10

Nset <- seq(0, K*1.1, length.out = 200)

dNdt.sub <- (r*Nset*(1-Nset/K)) + M

# algebraic solution to find stable equilibrium [not required for full credit]
Nstar.sub.with.old.Emsy <- (K *sqrt((r - E_MSY*q)^2 + (4*M*r)/K) - E_MSY*K*q + K*r)/(2*r)
Ystar.sub.with.old.Emsy <- q*E_MSY*Nstar.sub.with.old.Emsy

plot(x = Nset, y = dNdt.sub, type = 'l',lwd= 2, las = 1, ylab='Change in Population', xlab = 'N', xlim = c(-5,125), ylim = c(-10,25), main = "Subsidized Stock Harvested with Logistic Harvest")
abline(h=0)
lines(x = Nset, y = q*E_MSY*Nset,lwd=2,col='royalblue2')
points(x = Nstar.sub.with.old.Emsy, y = Ystar.sub.with.old.Emsy, pch = 21, bg= 'black', cex = 1.5)
legend(x = 0, y =0, legend = c('growth','harvest','unstable equil.','stable equil.'),lwd=c(2,2,NaN,NaN),pch=c(NaN,NaN,21,21),pt.cex=1.5,pt.bg=c('white','white','white','black'),col=c('black','royalblue2','black','black'))

# /1 point for subsidized stock line
# /1 point for harvest line with E_MSY from logistic analysis (it should not go through MSY)
# /1 point for stable equilibrium
# /1 point legend
# /1 point for axes (popn change vs. N)
# = /5 points total
## ---- chunk 20
#  ii. Does this effort level still yield the maximum sustainable yield?

# No, E_MSY for the logistic analysis does not yield MSY for our subsidized stock. 

# = /1 point total 
## ---- chunk 21
#  iii. If not, adjust effort and report your new E_MSY, N_MSY, and Y_MSY.

# First, determine the maximum yield, and the population size at which it occurs. 
Y_MSY.sub <- max(dNdt.sub)

# Determine the corresponding 
for(i in 1:length(Nset)){
  if(dNdt.sub[i]==Y_MSY.sub){
    N_MSY.sub <- Nset[i]
  }
}

# We can now calculate effort (recall that Y = qEN)
E_MSY.sub <- Y_MSY.sub/q/N_MSY.sub

N_MSY.sub
E_MSY.sub
Y_MSY.sub

# /1 point for N_MSY.sub
# /1 point for E_MSY.sub
# /1 point for Y_MSY.sub
# = /3 points
## ---- chunk 22
#  iv. Make a new version of your graph from part (i), but using your new E_MSY.

plot(x = Nset, y = dNdt.sub, type = 'l',lwd= 2, las = 1, ylab='Change in Population', xlab = 'N', xlim = c(-5,125), ylim = c(-10,25), main = "Subsidized Stock Harvested at MSY")
abline(h=0)
lines(x = Nset, y = q*E_MSY.sub*Nset,lwd=2,col='royalblue2')
points(x = N_MSY.sub, y = Y_MSY.sub, pch = 21, bg= 'black', cex = 1.5)
legend(x = 0, y = 0, legend = c('growth','harvest','unstable equil.','stable equil.'),lwd=c(2,2,NaN,NaN),pch=c(NaN,NaN,21,21),pt.cex=1.5,pt.bg=c('white','white','white','black'),col=c('black','royalblue2','black','black'))

# /1 point for subsidized stock line
# /1 point for harvest line with new E_MSY from the subsidized stock analysis
# /1 point for stable equilibrium
# /1 point for unstable equilibrium
# /1 point legend
# /1 point for axes (popn change vs. N)
# = /6 points total
## ---- chunk 23
#  v. Explain how having the nearby reserve affected the fishery you are managing.

# = /2 points total 

# Subsidized stock and logistic growth plotted for comparison (not required for credit). 

plot(x = Nset, y = dNdt.sub, type = 'l',lwd= 2, las = 1, ylab='Change in Population', xlab = 'N', xlim = c(-5,125), ylim = c(-10,25), main = "Logistic vs. Subsidized Stock Harvested at MSY") # subsidized growth
abline(h=0)
lines(x = Nset, y = q*E_MSY.sub*Nset,lwd=2,col='red') # subsidized harvest
lines(x = Nset, y= dNdt.log, type = "l", lwd = 2, lty = 2) # logistic growth
lines(x = Nset, y = q*E_MSY*Nset,lwd=2,col='royalblue2') # logistic harvest
points(x = 0, y = 0, pch = 21, cex = 1.5)
points(x = N_MSY.sub, y = Y_MSY.sub, pch = 21, bg= 'black', cex = 1.5) # MSY for subsidized growth
points(x = N_MSY, y = Y_MSY, pch = 21, bg= 'black', cex = 1.5) # MSY for logistic growth
legend(x = 30, y = 7, legend = c('subsidized growth', 'logistic growth', 'subsidized harvest', 'logistic harvest','unstable equil.','stable equil.'),lwd=c(2,2,2,2,NaN,NaN),lty=c(1,2,1,1,NaN,NaN),pch=c(NaN,NaN,NaN,NaN,21,21),pt.cex=1.5,pt.bg=c('white','white', 'white','white','white','black'),col=c('black', 'black', 'red', 'royalblue2', 'black','black'))
## ---- chunk 24
# 7e. Comparison across stocks: Compare N_MSY and E_MSY for the four stocks you've studied in this lab. Explain, biologically, why any differences exist.

N_MSY 
N_MSY.over 
N_MSY.dep
N_MSY.sub

E_MSY 
E_MSY.over
E_MSY.dep
E_MSY.sub


# /2 points for N_MSY comparison
# /2 points for E_MSY comparison
# = /4 points total
## ---- chunk 25
q <- 0.1
r <-0.5
K <- 100
E <-E_MSY
M <- 10

dNdt.sub <- r*Nset*(1-Nset/K)-q*E*Nset+M

plot(x = Nset, y = dNdt.sub, type = 'l',lwd= 2, las = 1, ylab='dN/dt', xlab = 'N')
abline(h=0)

#Let's also plot our logistic function for comparison
lines(x = Nset, y = dNdt.log, lwd=2,lty=3)


# We can also compare how two populations, which start at the same population size, would grow differently over time depending on which function applied to them

N.sub <- NaN*tset
N.sub[1] <- N0;

for(i in 2:length(tset)){
  dt <- tset[i]-tset[i-1]
  dNdt <- (r*N.sub[i-1]*(1-N.sub[i-1]/K)*q*E*N.sub+M)
  N.sub[i] <- N.sub[i-1]+dNdt
}

plot(x = tset, y = N.sub, las=1,lwd=2,type='l',ylab='Population Size',xlab='Time')
lines(x = tset, y = N.simu, lwd=2, lty=3)
legend(x = max(tset)*.6,y=K*.5, legend = c('Subsiduzed.','Logistic'),lwd=2,lty=c(1,3))

# Do the equilibria differ? What about the time to get to the equilibrium value? Why do you think this is the case?


# What are N_MSY, E_MSY, and Y_MSY for this overcompensating population?
# First, determine the maximum yield, using the max() function 
Y_MSY.sub <- max(dNdt.sub)
# and the population size at which it occurs. 
for(i in 1:length(Nset)){
  if(dNdt.sub[i]==Y_MSY.sub){
    N_MSY.sub <- Nset[i]
  }
}

# Calculate effort given your values for Y_MSY.over and N_MSY.over (recall that Y = qEN). 
E_MSY.sub <- Y_MSY.sub/(q*N_MSY.over+M)


#  Check your results: make a graph of population change due to biology (black line) and economics (blue line)
plot(x = Nset, y = dNdt.sub, type = 'l',lwd= 2, las = 1, ylab='Change in Population', xlab = 'N')
abline(h=0)
lines(x = Nset, y = q*E_MSY.sub*Nset+M,lwd=2,col='royalblue2')
points(x = 0, y = 0, pch = 21, cex = 1.5)
points(x = N_MSY.sub, y = Y_MSY.sub, pch = 21, bg= 'black', cex = 1.5)
legend(x = K*.6, y =Y_MSY.sub, legend = c('growth','harvest','unstable equil.','stable equil.'),lwd=c(2,2,NaN,NaN),pch=c(NaN,NaN,21,21),pt.cex=1.5,pt.bg=c('white','white','white','black'),col=c('black','royalblue2','black','black'))
